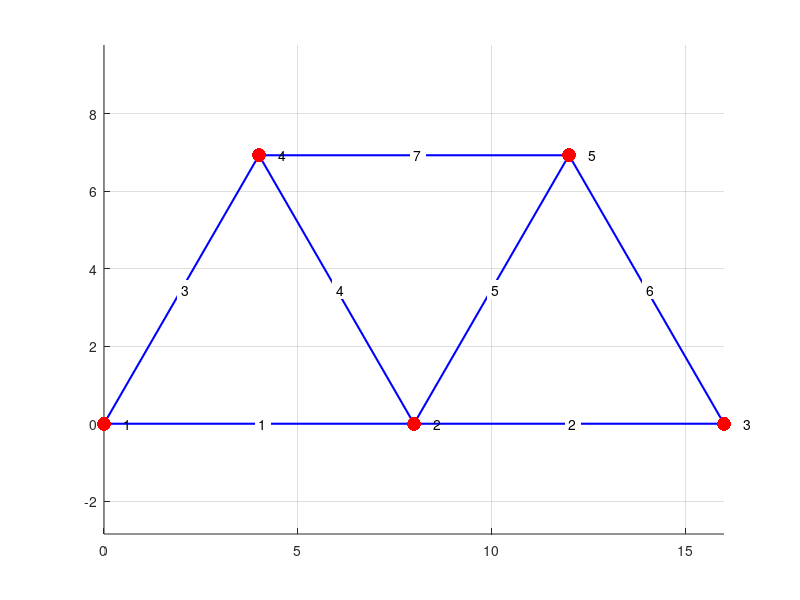

The MATLAB source for this figure: (Note: this script raises an error after producing the figure.)
clear; clc;

%% ================== INITIALIZATION ==================
% Define material properties and geometric parameters with units
E = 200e9 * ones(7,1);  % Young's modulus (Pa or N/m^2) for all elements (Structural Steel)
A = 2 * ones(7,1);      % Cross-sectional area (m^2)
L = 8 * ones(7,1);      % Length of each truss member (m)
k = E.*A./L;            % Compute stiffness of each truss element (N/m)

% Define orientation angles (in radians) for each truss element
t = [0 0 pi/3 2*pi/3 pi/3 2*pi/3 0];

% Define connectivity of nodes (element-to-node mapping)
n = {[1 2], [2 3], [1 4], [2 4], [2 5], [3 5], [4 5]};

%% ============== VISUALIZATION ADDITION ==============
% Compute node positions for visualization
node_pos = zeros(5,2); % Initialize node positions (m)
node_pos(1,:) = [0 0]; % Set Node 1 at the origin

for elem = 1:length(n)
    nodes = n{elem};
    if all(node_pos(nodes(2),:) == 0) % If second node is not positioned
        theta = t(elem);
        length_m = L(elem); % Convert length to meters
        node_pos(nodes(2),:) = node_pos(nodes(1),:) + ...
                              length_m * [cos(theta), sin(theta)];
    end
end

% Plot the truss structure
figure('Name','Truss Visualization');
hold on; axis equal; grid on;
for elem = 1:length(n)
    nodes = n{elem};
    plot(node_pos(nodes,1), node_pos(nodes,2), 'b-o', 'LineWidth',1.5); % Plot truss elements
    text(mean(node_pos(nodes,1)), mean(node_pos(nodes,2)), num2str(elem), 'BackgroundColor','w'); % Label elements
end
scatter(node_pos(:,1), node_pos(:,2), 100, 'r', 'filled'); % Highlight nodes
text(node_pos(:,1)+0.5, node_pos(:,2), cellstr(num2str((1:5)'))); % Label nodes
hold off;

%% ============== TRUSS STIFFNESS COMPUTATION ==============
% Compute element stiffness matrices (N/m)
ke = truss_stiffness(k, t);  % Element stiffness matrices
K = truss_stiffness_g(k, t, n);  % Global stiffness matrix

%% ============== SOLVING FOR DISPLACEMENTS ==============
% Extract sub-matrix for reduced system of equations
% Partitioning the stiffness matrix to separate known and unknown displacements

rhs_forces = [0;0;0;0;0;0;-47880.25]; % Applied force vector (N)
K_reduced = [K(3:5,3:5) K(3:5,7:10); K(7:10,3:5) K(7:10,7:10)]; % Extract reduced stiffness matrix (N/m)
dl = K_reduced \ rhs_forces; % Solve for unknown displacements (m)

% Construct full displacement vector with known boundary conditions
d = [0;0;dl(1:3);0;dl(4:end)];

%% ============== COMPUTE FORCES AND STRESSES ==============
f = K * d;  % Compute nodal force vector (N)

% Compute stresses in each element (Pa or N/m^2)
s = zeros(length(E),1);
for cnt=1:length(s)
    f_n = 2 * n{cnt}(1) - 1; % X-index of first node
    s_n = 2 * n{cnt}(2) - 1; % X-index of second node
    
    % Compute stress using force balance in local coordinate system
    s(cnt,1) = (E(cnt) / L(cnt)) * [-1 1] * ...
              [cos(t(cnt)) sin(t(cnt)) 0 0;0 0 cos(t(cnt)) sin(t(cnt))] * ...
              [d(f_n:f_n+1);d(s_n:s_n+1)];
end

%% ============== DISPLAY RESULTS ==============

% Display global stiffness matrix (N/m)
fprintf('Total Stiffness Matrix (N/m):\n\n');
disp(K);

% Display nodal forces (N)
fprintf('\n--------\nNodal Forces (N):\n\n');
for cnt=1:length(f)/2
    fprintf('F%d_x = %7.3f N\n', cnt, f(2*cnt-1));
    fprintf('F%d_y = %7.3f N\n', cnt, f(2*cnt));
end

% Display nodal displacements (m)
fprintf('\n--------\nNodal Displacements (m):\n\n');
for cnt=1:length(d)/2
    fprintf('d%d_x = %7.3e m\n', cnt, d(2*cnt-1));
    fprintf('d%d_y = %7.3e m\n', cnt, d(2*cnt));
end

% Display element stresses (Pa or N/m^2)
fprintf('\n====== Element Stresses (Pa) ======\n');
for cnt=1:length(s)
    fprintf('Element %d: %+7.3e Pa\n', cnt, s(cnt));
end
